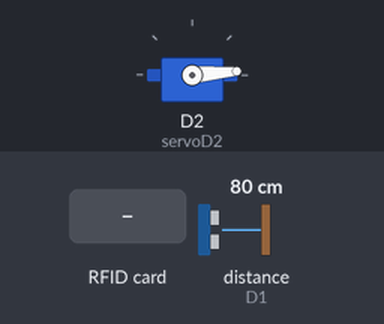
The sketch below on a simulated ESP8266 (NodeMCU). Parts: servo. Inputs (shaded band) come from the test bench; at power-on: distance to the obstacle (sensor on D1) 80 cm. The echo pulse lasts 58.3 µs per cm; WiFi joins after 1.5 s; servers stay silent unless stated; what the sketch prints to the serial monitor is not drawn.

Above: at 2.8 s.
2.9 s: RFID card EC A6 95 79 held to the reader
At 3.6 s:
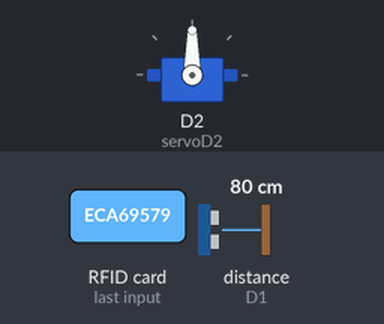
7.6 s: RFID card 3F 8F D7 29 held to the reader
At 13.1 s:
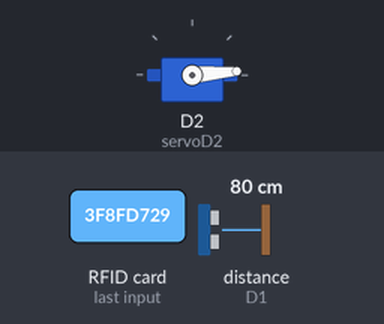
Timing chart, 0 to 14.6 s (numbered marks = the images above; inputs shaded):
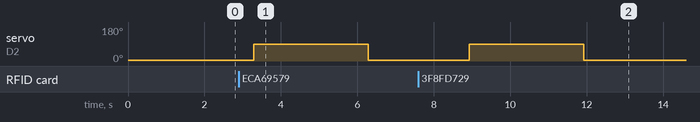

Measured:
- after the input at 2.9 s, servo on D2 (servoD2): 5° → 90° after 0.39 s, → 5° 3.0 s later
- after the input at 7.6 s, servo on D2 (servoD2): 5° → 90° after 1.3 s, → 5° 3.0 s later

The sketch:

Projeto.ino
```cpp
#include <ESP8266WiFi.h>
#include <WiFiClientSecure.h>
#include <UniversalTelegramBot.h>
#include <SPI.h>
#include <MFRC522.h>
#include <Servo.h>
#include <Ultrasonic.h> // Declaração de biblioteca


#define RST_PIN D3
#define SS_PIN D8

Ultrasonic ultrasonic(16, 5);
//#define trigPin 16
//#define echoPin 5

#define BOTtoken "764419886:AAGXK5IfzdyAuitZZSX061BeZP6WgoVsFlE"//Define o Token do *seu* BOT

Servo servoD2;

WiFiClientSecure client;
UniversalTelegramBot bot(BOTtoken, client);
// Inicializando a conexao WIFI com o Roteador
char ssid[] = "brisa-352909"; // nome do seu roteador WIFI (SSID)
char password[] = "eq2buvsh"; // senha do roteador WIFI

MFRC522 mfrc522(SS_PIN, RST_PIN); // Create MFRC522 instance

String id, text;//Váriaveis para armazenamento do ID e TEXTO gerado pelo Usuario
unsigned long tempo;

//int v = 0;
long duracao;
float distancia, aux;

void connect()//Funçao para Conectar ao wifi e verificar à conexao.
{
  WiFi.disconnect();            // desconecta o WIFI
  delay(100);                   // atraso de 100 milisegundos

  Serial.print("Conectando Wifi: ");
  Serial.println(ssid);
  WiFi.begin(ssid, password);

  while (WiFi.status() != WL_CONNECTED)   // aguardando a conexão WEB
  {
    Serial.print(".");
    delay(500);                           // atraso de 0,5 segundos
  }
  Serial.println("");
  Serial.println("WiFi conectado");       // WIFI conectado
  Serial.print("IP address: ");
  Serial.println(WiFi.localIP());
}

void readTel()//Funçao que faz a leitura do Telegram.
{
  int newmsg = bot.getUpdates(bot.last_message_received + 1);

  for (int i = 0; i < newmsg; i++)//Caso haja X mensagens novas, fara este loop X Vezes.
  {
    id = bot.messages[i].chat_id;//Armazenara o ID do Usuario à Váriavel.
    text = bot.messages[i].text;//Armazenara o TEXTO do Usuario à Váriavel.
    //text.toUpperCase();//Converte a STRING_TEXT inteiramente em Maiuscúla.

    String from_name = bot.messages[i].from_name;
    if (from_name == "") from_name = "Guest";

    if (text == "/start")                                  // comando comeca
    {
      String welcome = "Bem-vindo ao Estacionamento monitorado pelo Telegram Bot, " + from_name + ".\n";
      welcome += "Esse é um exemplo de controle de comandos.\n\n";
      welcome += "/vagas : para saber a quantidade de vagas\n";
      //welcome += "/ledoff : para apagar o LED\n";
      //welcome += "/status : mostra o estado do LED\n";
      bot.sendMessage(id, welcome, "Markdown");
    }

    else if (text == "/vagas")//Caso o texto recebido contenha "\vagas"
    {
      if (ultrasonic.distanceRead() <= 9)
      {
        bot.sendMessage(id, "Vaga numero 1: Ocupada", "");//Envia uma Mensagem para a pessoa que enviou o Comando.
      } else {
        bot.sendMessage(id, "Vaga numero 1: Livre", "");//Envia uma Mensagem para a pessoa que enviou o Comando.
      }
    }
    else//Caso o texto recebido nao for nenhum dos acima, Envia uma mensagem de erro.
    {
      bot.sendSimpleMessage(id, "Comando Invalido", "");
    }
  }
}

void RFID()// Funcao para Leitura de RFID
{
  // Procura por cartao RFID
  if ( ! mfrc522.PICC_IsNewCardPresent())
  {
    return;
  }
  // Seleciona o cartao RFID
  if ( ! mfrc522.PICC_ReadCardSerial())
  {
    return;
  }
  //Mostra UID na serial
  Serial.print("UID da tag :");
  String conteudo = "";
  byte letra;
  for (byte i = 0; i < mfrc522.uid.size; i++)
  {
    Serial.print(mfrc522.uid.uidByte[i] < 0x10 ? " 0" : " ");
    Serial.print(mfrc522.uid.uidByte[i], HEX);
    conteudo.concat(String(mfrc522.uid.uidByte[i] < 0x10 ? " 0" : " "));
    conteudo.concat(String(mfrc522.uid.uidByte[i], HEX));
  }
  Serial.println();
  conteudo.toUpperCase();
  mfrc522.PICC_DumpDetailsToSerial(&(mfrc522.uid)); //imprime os detalhes tecnicos do cartão/tag
  if ((conteudo.substring(1) == "EC A6 95 79") || (conteudo.substring(1) == "3F 8F D7 29")) //UID 1 - Cartao
  {
    Serial.println("Acesso liberado !");
    Serial.println();
    servoD2.write(90); // Angulaçao para o servo motor, abrir cancela
    delay(3000); // DELAY /espera 3 segundos
    servoD2.write(5); // Angulaçao para o servo motor, fechar cancela
  }
  else
  {
    Serial.println("Acesso negado !");
    Serial.println();
    //digitalWrite(D2, HIGH); // LIGA LED OU/ ativa rele, abre trava solenoide
    delay(3000); // DELAY /espera 3 segundos
    //digitalWrite(D2, LOW); // DESlIGA LED OU /desativa rele, fecha trava solenoide
  }
}

/*void sonic()
  {
  pinMode(trigPin, OUTPUT);
  pinMode(echoPin, INPUT);
  digitalWrite(trigPin, LOW);
  }*/

void dist()
{
  /*  duracao = pulseIn(echoPin, HIGH, 1000000);
    distancia = (aux*340/10000)/2;
    Serial.print("Distancia:");
    Serial.print(distancia);
    Serial.print("");

    Serial.print("Duracao:");
    Serial.print(duracao);
    Serial.print("");*/

  Serial.print("Distancia: "); // Escreve texto na tela
  Serial.print(ultrasonic.distanceRead());// distância medida em cm
  Serial.println("cm"); // escreve texto na tela e pula uma linha
}

void setup()
{
  Serial.begin(9600); // Inicia a serial

  //sonic(); // Funçao de inicializaçao do sensor ultrassonico

  WiFi.mode(WIFI_STA);//Define o WiFi como Estaçao
  connect();//Funçao para Conectar ao WiFi

  servoD2.attach(4); // porta D1 para o servo
  servoD2.write(5); //posicao inicial

  SPI.begin(); // Inicia SPI bus
  mfrc522.PCD_Init(); // Inicia MFRC522
  Serial.println("Aproxime o seu cartao do leitor...");
  Serial.println();
}


void loop()
{
  if (millis() - tempo > 1000)//Faz a verificaçao das funçoes a cada 1 Segundos
  {
    ///  connect();//Funçao para verificar se ainda há conexao
    readTel();//Funçao para ler o telegram
    RFID();// Funçao para leitura RFID
    dist();
    tempo = millis();//Reseta o tempo
  }
}
```
